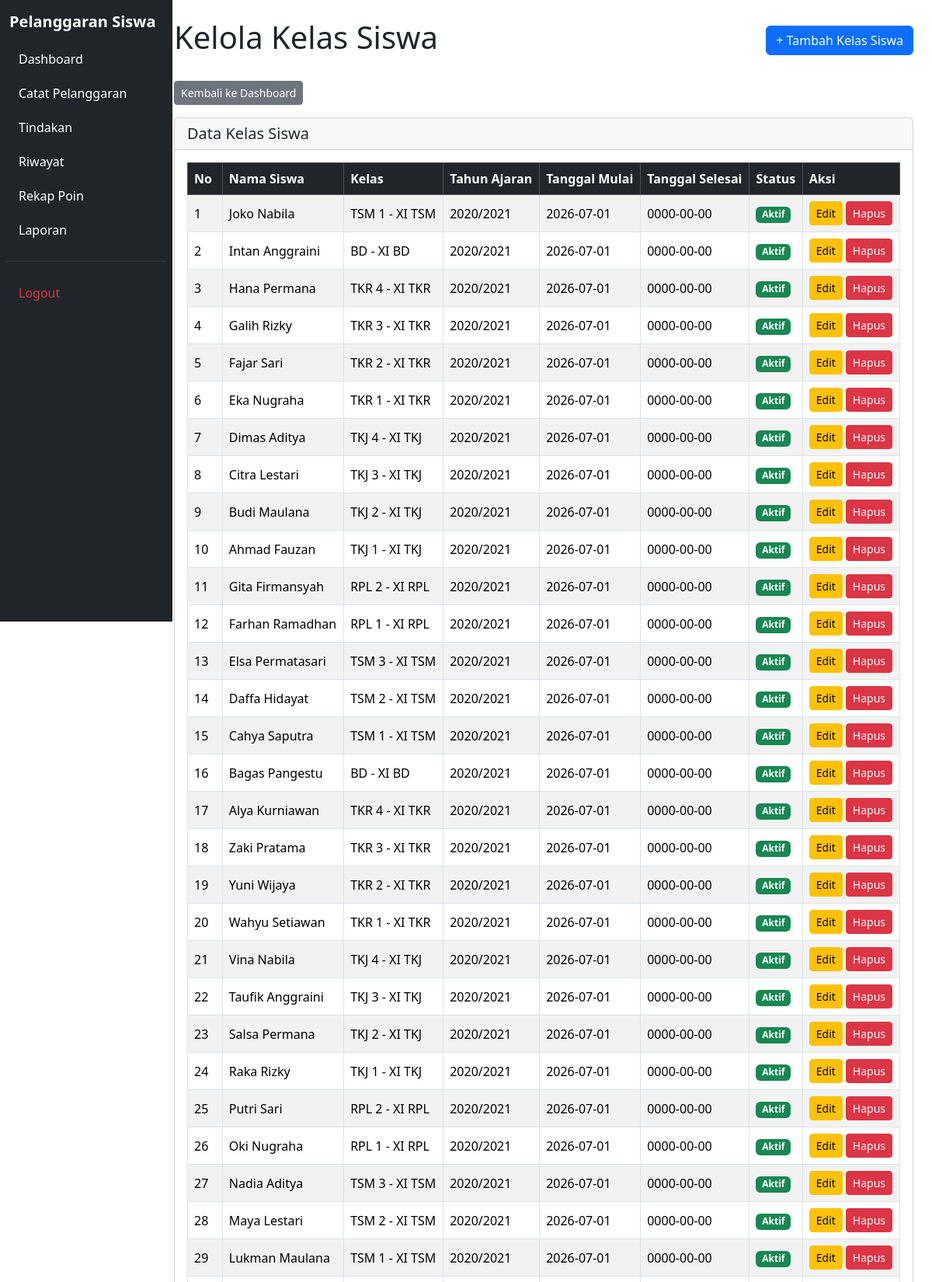
The page /kelola_kelas.php (signed in, upper part) on the database its author committed.
### tables this page shows
CREATE TABLE `t_kelas_siswa` (
  `id` int(11) NOT NULL,
  `siswa_id` int(11) DEFAULT NULL,
  `tahun_ajaran_id` int(11) DEFAULT NULL,
  `kelas_id` int(11) DEFAULT NULL,
  `tanggal_mulai` date NOT NULL,
  `tanggal_selesai` date NOT NULL,
  `status_aktif` tinyint(1) NOT NULL,
  `created_at` timestamp NOT NULL DEFAULT current_timestamp(),
  `updated_at` timestamp NOT NULL DEFAULT current_timestamp()
);

CREATE TABLE `t_siswa` (
  `id` int(11) NOT NULL,
  `nis` varchar(30) DEFAULT NULL,
  `nisn` varchar(20) NOT NULL,
  `nama` varchar(150) DEFAULT NULL,
  `jenis_kelamin` char(1) NOT NULL,
  `tanggal_lahir` date NOT NULL,
  `alamat` text NOT NULL,
  `status_aktif` tinyint(1) NOT NULL,
  `created_at` timestamp NOT NULL DEFAULT current_timestamp(),
  `updated_at` timestamp NOT NULL DEFAULT current_timestamp()
);

CREATE TABLE `t_kelas` (
  `id` int(11) NOT NULL,
  `nama` varchar(100) DEFAULT NULL,
  `tingkat` varchar(20) NOT NULL,
  `jurusan` varchar(100) NOT NULL,
  `status_aktif` tinyint(1) NOT NULL,
  `created_at` timestamp NOT NULL DEFAULT current_timestamp(),
  `updated_at` timestamp NOT NULL DEFAULT current_timestamp()
);

CREATE TABLE `t_tahun_ajaran` (
  `id` int(11) NOT NULL,
  `nama` varchar(20) DEFAULT NULL,
  `tanggal_mulai` date NOT NULL,
  `tanggal_selesai` date NOT NULL,
  `status_aktif` tinyint(1) NOT NULL,
  `created_at` timestamp NOT NULL DEFAULT current_timestamp(),
  `updated_at` timestamp NOT NULL DEFAULT current_timestamp()
);

### kelola_kelas.php (the view, shortened to what this page needs)
<?php
include 'config/koneksi.php';
$sql = "SELECT
            ks.*,
            s.nama AS nama_siswa,
            k.nama AS nama_kelas,
            k.tingkat,
            k.jurusan,
            ta.nama AS tahun_ajaran
        FROM t_kelas_siswa ks
        LEFT JOIN t_siswa s ON ks.siswa_id = s.id
        LEFT JOIN t_kelas k ON ks.kelas_id = k.id
        LEFT JOIN t_tahun_ajaran ta ON ks.tahun_ajaran_id = ta.id
        ORDER BY ks.id DESC";
$hasil = mysqli_query($koneksi, $sql);
?>
<!DOCTYPE html>
<html lang="id">
<head>
    <link href="https://cdn.jsdelivr.net/npm/bootstrap@5.3.8/dist/css/bootstrap.min.css"
          rel="stylesheet">
    <link href="https://cdn.datatables.net/2.3.4/css/dataTables.bootstrap5.min.css"
          rel="stylesheet">
</head>
<body>
<div class="container-fluid">
    <?php include "layout/sidebar.php"; ?>
    <main class="row">
        <div class="col-9 offset-3 col-lg-10 offset-lg-2 p-4">
            <div class="d-flex justify-content-between align-items-center mb-4">
                <h1>Kelola Kelas Siswa</h1>
                <a href="tambah_kelas.php" class="btn btn-primary">
                    + Tambah Kelas Siswa
                </a>
            </div>
            <a href="dashboard.php" class="btn btn-secondary btn-sm mb-3">
                Kembali ke Dashboard
            </a>
            <div class="card">
                <div class="card-header">
                    <h5 class="mb-0">Data Kelas Siswa</h5>
                </div>
                <div class="card-body">
                    <div class="table-responsive">
                        <table id="tabelKelas"
                               class="table table-striped table-bordered table-hover align-middle">
                            <thead class="table-dark">
                                <tr>
                                    <th>No</th>
                                    <th>Nama Siswa</th>
                                    <th>Kelas</th>
                                    <th>Tahun Ajaran</th>
                                    <th>Tanggal Mulai</th>
                                    <th>Tanggal Selesai</th>
                                    <th>Status</th>
                                    <th>Aksi</th>
                                </tr>
                            </thead>
                            <tbody>
                                <?php
                                $no = 1;
                                while ($data = mysqli_fetch_assoc($hasil)) {
                                    $namaKelas = ($data['nama_kelas'] ?? '-')
                                        . ' - '
                                        . ($data['tingkat'] ?? '-')
                                        . ' '
                                        . ($data['jurusan'] ?? '');
                                ?>
                                    <tr>
                                        <td><?= $no++; ?></td>
                                        <td>
                                            <?= htmlspecialchars($data['nama_siswa'] ?? '-'); ?>
                                        </td>
                                        <td>
                                            <?= htmlspecialchars($namaKelas); ?>
                                        </td>
                                        <td>
                                            <?= htmlspecialchars($data['tahun_ajaran'] ?? '-'); ?>
                                        </td>
                                        <td>
                                            <?= htmlspecialchars($data['tanggal_mulai'] ?? '-'); ?>
                                        </td>
                                        <td>
                                            <?= htmlspecialchars($data['tanggal_selesai'] ?? '-'); ?>
                                        </td>
                                        <td>
                                            <?php if ($data['status_aktif'] == 1) { ?>
                                                <span class="badge bg-success">Aktif</span>
                                            <?php } else { ?>
                                                <span class="badge bg-danger">Tidak Aktif</span>
                                            <?php } ?>
                                        </td>
                                        <td>
                                            <div class="d-flex gap-1">
                                                <a href="edit_kelas.php?id=<?= (int) $data['id']; ?>"
                                                   class="btn btn-warning btn-sm">
                                                    Edit
                                                </a>
                                                <a href="hapus_kelas.php?id=<?= (int) $data['id']; ?>"
                                                   class="btn btn-danger btn-sm"
                                                   onclick="return confirm('Yakin ingin menghapus data kelas siswa ini?')">
                                                    Hapus
                                                </a>
                                            </div>
                                        </td>
                                    </tr>
                                <?php } ?>
                            </tbody>
                        </table>
                    </div>
                </div>
            </div>
        </main>
    </div>
</body>
</html>

### rows shown on the page
t_kelas_siswa: siswa.nama "Joko Nabila", kelas.jurusan "TSM 1 - XI TSM", tahun_ajaran.nama "2020/2021", tanggal_mulai "2026-07-01", tanggal_selesai "0000-00-00", status_aktif "Aktif"
t_kelas_siswa: siswa.nama "Intan Anggraini", kelas.jurusan "BD - XI BD", tahun_ajaran.nama "2020/2021", tanggal_mulai "2026-07-01", tanggal_selesai "0000-00-00", status_aktif "Aktif"
t_kelas_siswa: siswa.nama "Hana Permana", kelas.jurusan "TKR 4 - XI TKR", tahun_ajaran.nama "2020/2021", tanggal_mulai "2026-07-01", tanggal_selesai "0000-00-00", status_aktif "Aktif"
t_kelas_siswa: siswa.nama "Galih Rizky", kelas.jurusan "TKR 3 - XI TKR", tahun_ajaran.nama "2020/2021", tanggal_mulai "2026-07-01", tanggal_selesai "0000-00-00", status_aktif "Aktif"
t_kelas_siswa: siswa.nama "Fajar Sari", kelas.jurusan "TKR 2 - XI TKR", tahun_ajaran.nama "2020/2021", tanggal_mulai "2026-07-01", tanggal_selesai "0000-00-00", status_aktif "Aktif"
t_kelas_siswa: siswa.nama "Eka Nugraha", kelas.jurusan "TKR 1 - XI TKR", tahun_ajaran.nama "2020/2021", tanggal_mulai "2026-07-01", tanggal_selesai "0000-00-00", status_aktif "Aktif"
t_kelas_siswa: siswa.nama "Dimas Aditya", kelas.jurusan "TKJ 4 - XI TKJ", tahun_ajaran.nama "2020/2021", tanggal_mulai "2026-07-01", tanggal_selesai "0000-00-00", status_aktif "Aktif"
t_kelas_siswa: siswa.nama "Citra Lestari", kelas.jurusan "TKJ 3 - XI TKJ", tahun_ajaran.nama "2020/2021", tanggal_mulai "2026-07-01", tanggal_selesai "0000-00-00", status_aktif "Aktif"
t_kelas_siswa: siswa.nama "Budi Maulana", kelas.jurusan "TKJ 2 - XI TKJ", tahun_ajaran.nama "2020/2021", tanggal_mulai "2026-07-01", tanggal_selesai "0000-00-00", status_aktif "Aktif"
t_kelas_siswa: siswa.nama "Ahmad Fauzan", kelas.jurusan "TKJ 1 - XI TKJ", tahun_ajaran.nama "2020/2021", tanggal_mulai "2026-07-01", tanggal_selesai "0000-00-00", status_aktif "Aktif"
t_kelas_siswa: siswa.nama "Gita Firmansyah", kelas.jurusan "RPL 2 - XI RPL", tahun_ajaran.nama "2020/2021", tanggal_mulai "2026-07-01", tanggal_selesai "0000-00-00", status_aktif "Aktif"
t_kelas_siswa: siswa.nama "Farhan Ramadhan", kelas.jurusan "RPL 1 - XI RPL", tahun_ajaran.nama "2020/2021", tanggal_mulai "2026-07-01", tanggal_selesai "0000-00-00", status_aktif "Aktif"
t_kelas_siswa: siswa.nama "Elsa Permatasari", kelas.jurusan "TSM 3 - XI TSM", tahun_ajaran.nama "2020/2021", tanggal_mulai "2026-07-01", tanggal_selesai "0000-00-00", status_aktif "Aktif"
t_kelas_siswa: siswa.nama "Daffa Hidayat", kelas.jurusan "TSM 2 - XI TSM", tahun_ajaran.nama "2020/2021", tanggal_mulai "2026-07-01", tanggal_selesai "0000-00-00", status_aktif "Aktif"
t_kelas_siswa: siswa.nama "Cahya Saputra", kelas.jurusan "TSM 1 - XI TSM", tahun_ajaran.nama "2020/2021", tanggal_mulai "2026-07-01", tanggal_selesai "0000-00-00", status_aktif "Aktif"
t_kelas_siswa: siswa.nama "Bagas Pangestu", kelas.jurusan "BD - XI BD", tahun_ajaran.nama "2020/2021", tanggal_mulai "2026-07-01", tanggal_selesai "0000-00-00", status_aktif "Aktif"
t_kelas_siswa: siswa.nama "Alya Kurniawan", kelas.jurusan "TKR 4 - XI TKR", tahun_ajaran.nama "2020/2021", tanggal_mulai "2026-07-01", tanggal_selesai "0000-00-00", status_aktif "Aktif"
t_kelas_siswa: siswa.nama "Zaki Pratama", kelas.jurusan "TKR 3 - XI TKR", tahun_ajaran.nama "2020/2021", tanggal_mulai "2026-07-01", tanggal_selesai "0000-00-00", status_aktif "Aktif"
t_kelas_siswa: siswa.nama "Yuni Wijaya", kelas.jurusan "TKR 2 - XI TKR", tahun_ajaran.nama "2020/2021", tanggal_mulai "2026-07-01", tanggal_selesai "0000-00-00", status_aktif "Aktif"
t_kelas_siswa: siswa.nama "Wahyu Setiawan", kelas.jurusan "TKR 1 - XI TKR", tahun_ajaran.nama "2020/2021", tanggal_mulai "2026-07-01", tanggal_selesai "0000-00-00", status_aktif "Aktif"
t_kelas_siswa: siswa.nama "Vina Nabila", kelas.jurusan "TKJ 4 - XI TKJ", tahun_ajaran.nama "2020/2021", tanggal_mulai "2026-07-01", tanggal_selesai "0000-00-00", status_aktif "Aktif"
t_kelas_siswa: siswa.nama "Taufik Anggraini", kelas.jurusan "TKJ 3 - XI TKJ", tahun_ajaran.nama "2020/2021", tanggal_mulai "2026-07-01", tanggal_selesai "0000-00-00", status_aktif "Aktif"
t_kelas_siswa: siswa.nama "Salsa Permana", kelas.jurusan "TKJ 2 - XI TKJ", tahun_ajaran.nama "2020/2021", tanggal_mulai "2026-07-01", tanggal_selesai "0000-00-00", status_aktif "Aktif"
t_kelas_siswa: siswa.nama "Raka Rizky", kelas.jurusan "TKJ 1 - XI TKJ", tahun_ajaran.nama "2020/2021", tanggal_mulai "2026-07-01", tanggal_selesai "0000-00-00", status_aktif "Aktif"
t_kelas_siswa: siswa.nama "Putri Sari", kelas.jurusan "RPL 2 - XI RPL", tahun_ajaran.nama "2020/2021", tanggal_mulai "2026-07-01", tanggal_selesai "0000-00-00", status_aktif "Aktif"
t_kelas_siswa: siswa.nama "Oki Nugraha", kelas.jurusan "RPL 1 - XI RPL", tahun_ajaran.nama "2020/2021", tanggal_mulai "2026-07-01", tanggal_selesai "0000-00-00", status_aktif "Aktif"
t_kelas_siswa: siswa.nama "Nadia Aditya", kelas.jurusan "TSM 3 - XI TSM", tahun_ajaran.nama "2020/2021", tanggal_mulai "2026-07-01", tanggal_selesai "0000-00-00", status_aktif "Aktif"
t_kelas_siswa: siswa.nama "Maya Lestari", kelas.jurusan "TSM 2 - XI TSM", tahun_ajaran.nama "2020/2021", tanggal_mulai "2026-07-01", tanggal_selesai "0000-00-00", status_aktif "Aktif"
t_kelas_siswa: siswa.nama "Lukman Maulana", kelas.jurusan "TSM 1 - XI TSM", tahun_ajaran.nama "2020/2021", tanggal_mulai "2026-07-01", tanggal_selesai "0000-00-00", status_aktif "Aktif"
